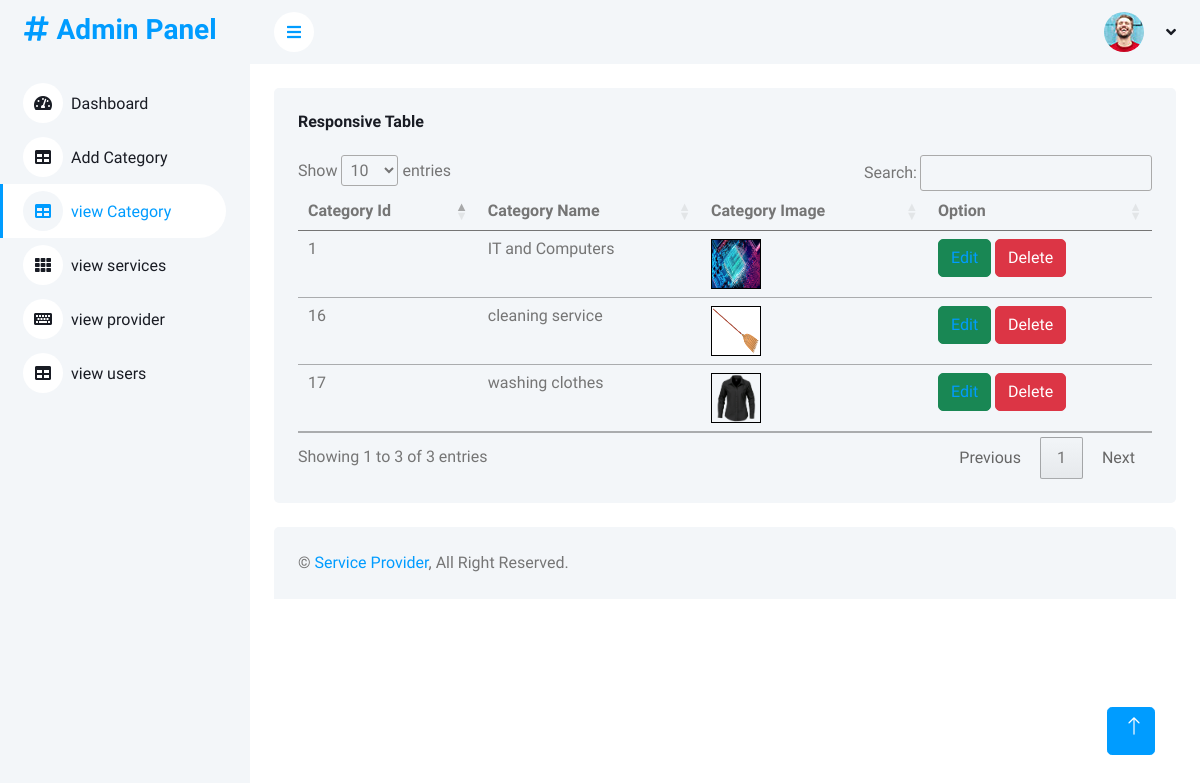
Screenshot of /admin/category.php with the database file from the repository.
### tables this page shows
CREATE TABLE IF NOT EXISTS `category` (
  `category_id` int(11) NOT NULL AUTO_INCREMENT,
  `category_name` varchar(200) NOT NULL,
  `category_image` varchar(200) NOT NULL,
  PRIMARY KEY (`category_id`)
);

### admin/category.php (the view, shortened to what this page needs)
<?php
include "sidebar.php";
?>
        <div class="container-fluid pt-4 px-4">
            <div class="row g-4">
                <div class="col-12">
                    <div class="bg-light rounded h-100 p-4">
                        <h6 class="mb-4">Responsive Table</h6>
                        <div class="table-responsive">
                            <table class="table" id="category-data">
                                <thead>
                                    <tr>
                                        <th scope="col">Category Id</th>
                                        <th scope="col">Category Name</th>
                                        <th scope="col">Category Image</th>
                                        <th scope="col">Option</th>
                                    </tr>
                                </thead>
                                <tbody>
                                <?php
                                    $sql = "SELECT * FROM category";
                                    $result = mysqli_query($conn, $sql);
                                    if (mysqli_num_rows($result) > 0){
                                        while($rows = mysqli_fetch_array($result)){
                                    ?>
                                    <tr>
                                        <td><?= $rows['category_id'];?></td>
                                        <td><?= $rows['category_name'];?></td>
                                        <td><img src="images/<?= $rows['category_image'];?>" width="50px" height="50px" style="border: 1px solid black;"></td>
                                        <td>
                                            <button type="button" class="btn btn-success edit-btn"><a href="editCategory.php?id=<?= $rows['category_id'];?>">Edit</a></button>
                                            <button type="submit" class="btn btn-danger delete-btn" value="<?= $rows['category_id'];?>" name="delete-btn">Delete</button>
                                        </td>
                                    </tr>
                                    <?php
                                    }}
                                    ?>
                                </tbody>
                            </table>
                        </div>
                    </div>
                </div>
            </div>
        </div>
        <?php include "footer.php";?>
    <a href="#" class="btn btn-lg btn-primary btn-lg-square back-to-top"><i class="bi bi-arrow-up"></i></a>
</div>

### css/style.css (style rules this page uses)
.back-to-top { position: fixed; display: none; right: 45px; bottom: 45px; z-index: 99; }
.btn { transition: .5s; }
.btn.btn-primary { color: #FFFFFF; }
.btn-lg-square { width: 48px; height: 48px; }
.btn-square, .btn-sm-square, .btn-lg-square { padding: 0; display: inline-flex; align-items: center; justify-content: center; font-weight: normal; border-radius: 50px; }

### rows the page displays
category: category_id "1", category_name "IT and Computers", category_image (picture)
category: category_id "17", category_name "washing clothes", category_image (picture)
category: category_id "16", category_name "cleaning service", category_image (picture)
